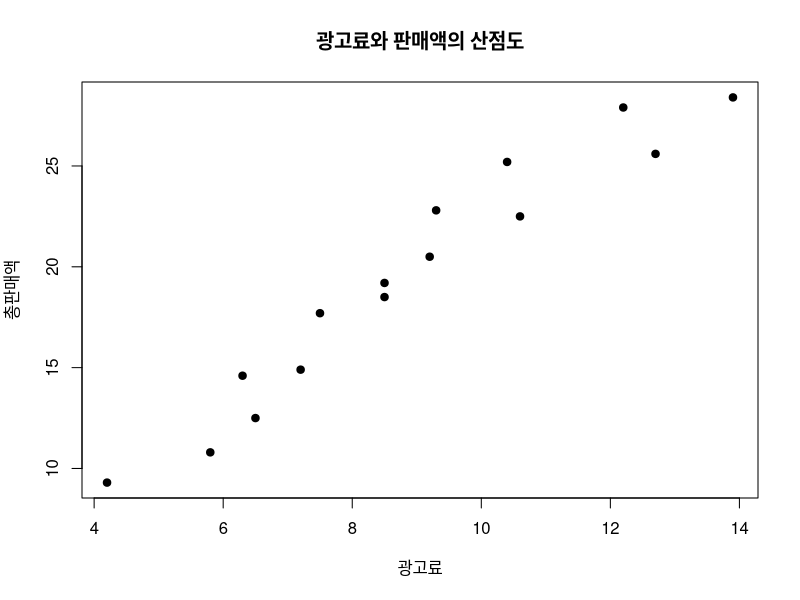

Reproduce this figure in R. (Note: this script raises an error after producing the figure.)

# 3강 선형회귀분석(2)
# 회귀직선을 구하고, 산점도위에 회귀직선을 그려보아라.
market = read.table("./data/market-1.txt", header = T)
head(market)
# 산점도를 그린다.
plot(market$X, market$Y, xlab="광고료", ylab="총판매액", pch=19, main="광고료와 판매액의 산점도")
# 회귀직선을 그린다.
abline(market.lm)
# 아우스 클릭 후 finish를 눌러서 종료
identify(market$X, market$Y)

# 회귀식을 구한다. ( lm : linear model)
market.lm = lm(Y~X, data=market)
summary(market.lm)
# 자유도가 13이고 신뢰구간 95%인 t분포값
(q.val = qt(1-(1-0.95)/2, 13))
(q.val = qt(0.975, 13))

xbar = mean(market$X)
ybar = mean(market$Y)
# 포인트를 찍는데 문자는 17이고 크기는 2.0이고 빨간색으로 찍는다.
points(xbar, ybar, pch=17, cex=2.0, col="red")
text(xbar, ybar, "(8.85, 19.36)")
fx="Y-hat=0.328+2.14*X"
text(locator(1), fx)

#분산분석표 anova
anova(market.lm)

# X의 주어진 값에서 신뢰대 그리기
pred.frame = data.frame(X = seq(3.5, 14.5, 0.2)); pred.frame  
pc = predict(market.lm, int="c", newdata = pred.frame); head(pc)
pp = predict(market.lm, int="p", newdata = pred.frame); head(pp)
pred.X = pred.frame$X; pred.X
plot(market$X, market$Y, ylim=range(market$Y, pp))
matlines(pred.X, pc, lty=c(1,2,2), col="BLUE")
matlines(pred.X, pp, lty = c(1,3,3), col="RED")

# lm : fit linear models : 선형모델적합 함수
# 가중회귀직선()
x = c(1,2,3,4,5)
y = c(2,3,5,8,7)
(w = 1/x)
w.lm = lm(y~x, weights = w)
summary(w.lm)


# 분석사례

# 데이터 만들어 파일을 만든다.(이건 이미 되어 있기때문에 알아서 만든다.)
# 파일위치는 ./data/supermarket.txt
super= read.table("./data/supermarket.txt", header = T); head(super, 3)
attach(super)
plot(price, time, pch=19)
super.lm = lm(time~price, data=super)
summary(super.lm)
# 분산분석표
anova(super.lm)
# suepr.lm의 변수를 확인
names(super.lm)
# 원하는 변수들을 출력
cbind(super, super.lm$residuals, super.lm$fitted.values)
# 잔차 그림 그리기
plot(super$price, super.lm$residuals, pch=19)
abline(h=0, lty=2)

#신뢰대 그리기
p.x=data.frame(price=c(1,145))
pc = predict(super.lm, int="c", newdata=p.x)
pred.x = p.x$price
plot(super$price, super$time, ylim = range(super$time, pc), pch=19)
matlines(pred.x, pc, lty=c(1,2,2), col="BLUE")



# 4장 중회귀모형(1) - multiple linear regression model

# 파일에서 데이터 읽어오기
market2 = read.table("./data/market-2.txt", header = T); head(market2, 3)
# 2번째와 3번째열을 X로 잡아준다.
X = market2[,c(2:3)]
# 첫번째 행을 1번째로 한다.
X = cbind(1, X)
# Y는 파일에서 4번째 열을 가져온다.
Y = market2[,4]
# X와 Y를 행렬로 만들어준다.
X = as.matrix(X)
Y = as.matrix(Y)
# X' = t(X)  동일
(XTX = t(X) %*% X)
# 인버스를 구하는 함수는 solve
XTXI = solve(XTX)
(XTY = t(X) %*%Y)
# XTXI와 XTY를 행렬곱하고, 소숫점 3자리까지 반올림해서 나타냄
(beta = round(XTXI %*% XTY, 3))

